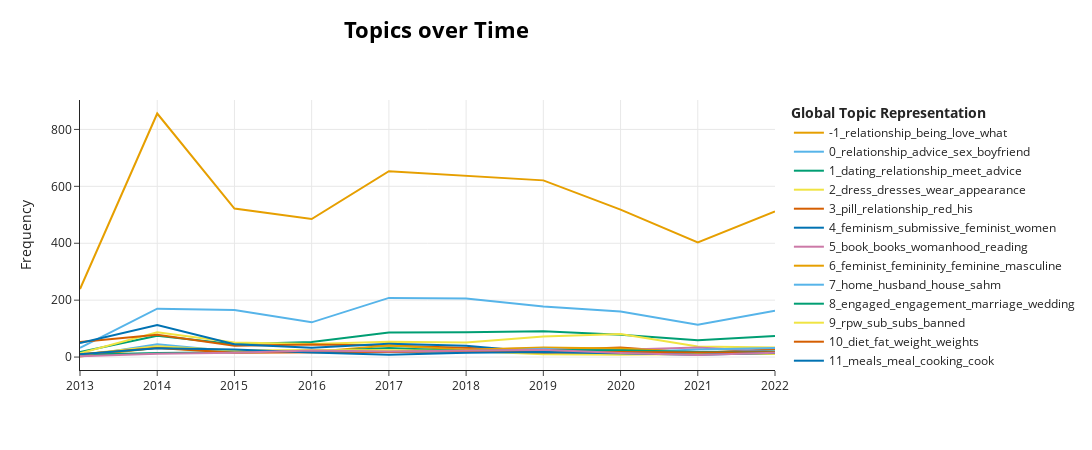

The cell this chart's notebook holds for it:
### Code cell
topic_model.visualize_topics_over_time(topics_over_time_yearly, topics=list(range(-1, 13)))

### Figure 1 — Plotly figure (JSON) as saved in the notebook; plotly's stock layout.template omitted (floating-point values rounded to 4 significant figures)
{"data": [{"hoverinfo": "text", "hovertext": ["<b>Topic -1</b><br>Words: relationship, being, sex, men, just", "<b>Topic -1</b><br>Words: relationship, being, husband, be, love", "<b>Topic -1</b><br>Words: relationship, being, get, love, am", "<b>Topic -1</b><br>Words: relationship, love, being, rpw, his", "<b>Topic -1</b><br>Words: relationship, love, get, being, am", "<b>Topic -1</b><br>Words: relationship, being, love, am, been", "<b>Topic -1</b><br>Words: relationship, love, being, am, his", "<b>Topic -1</b><br>Words: relationship, love, being, am, get", "<b>Topic -1</b><br>Words: relationship, being, be, am, love", "<b>Topic -1</b><br>Words: relationship, husband, love, being, am"], "marker": {"color": "#E69F00"}, "mode": "lines", "name": "-1_relationship_being_love_what", "type": "scatter", "x": [2013, 2014, 2015, 2016, 2017, 2018, 2019, 2020, 2021, 2022], "y": [239, 856, 522, 485, 653, 637, 621, 518, 403, 512]}, {"hoverinfo": "text", "hovertext": ["<b>Topic 0</b><br>Words: relationship, married, together, husband, sex", "<b>Topic 0</b><br>Words: husband, relationship, sex, advice, together", "<b>Topic 0</b><br>Words: relationship, advice, sex, love, together", "<b>Topic 0</b><br>Words: relationship, boyfriend, advice, love, being", "<b>Topic 0</b><br>Words: advice, relationship, husband, together, boyfriend", "<b>Topic 0</b><br>Words: relationship, husband, advice, love, sex", "<b>Topic 0</b><br>Words: relationship, sex, boyfriend, being, love", "<b>Topic 0</b><br>Words: relationship, advice, boyfriend, husband, being", "<b>Topic 0</b><br>Words: relationship, advice, being, him, his", "<b>Topic 0</b><br>Words: relationship, boyfriend, sex, being, husband"], "marker": {"color": "#56B4E9"}, "mode": "lines", "name": "0_relationship_advice_sex_boyfriend", "type": "scatter", "x": [2013, 2014, 2015, 2016, 2017, 2018, 2019, 2020, 2021, 2022], "y": [32, 170, 165, 122, 208, 206, 178, 160, 114, 163]}, {"hoverinfo": "text", "hovertext": ["<b>Topic 1</b><br>Words: mature, maturity, dating, meet, older", "<b>Topic 1</b><br>Words: college, advice, relationship, dating, go", "<b>Topic 1</b><br>Words: dating, advice, college, relationship, be", "<b>Topic 1</b><br>Words: dating, meet, relationship, advice, men", "<b>Topic 1</b><br>Words: dating, advice, meet, college, relationship", "<b>Topic 1</b><br>Words: advice, meet, dating, relationship, be", "<b>Topic 1</b><br>Words: dating, relationship, advice, meet, nun", "<b>Topic 1</b><br>Words: dating, relationship, am, being, go", "<b>Topic 1</b><br>Words: dating, relationship, meet, am, being", "<b>Topic 1</b><br>Words: dating, relationship, advice, meet, being"], "marker": {"color": "#009E73"}, "mode": "lines", "name": "1_dating_relationship_meet_advice", "type": "scatter", "x": [2013, 2014, 2015, 2016, 2017, 2018, 2019, 2020, 2021, 2022], "y": [18, 75, 45, 53, 86, 87, 91, 78, 59, 74]}, {"hoverinfo": "text", "hovertext": ["<b>Topic 2</b><br>Words: jeans, dress, dresses, slutty, hair", "<b>Topic 2</b><br>Words: dress, dresses, wear, appearance, dressing", "<b>Topic 2</b><br>Words: dress, dresses, makeup, appearance, wear", "<b>Topic 2</b><br>Words: dress, dresses, dressing, wear, fashion", "<b>Topic 2</b><br>Words: makeup, dress, dresses, wear, clothing", "<b>Topic 2</b><br>Words: dress, dresses, appearance, wear, makeup", "<b>Topic 2</b><br>Words: dress, dresses, wear, fashion, dressing", "<b>Topic 2</b><br>Words: dress, dresses, makeup, feminine, wear", "<b>Topic 2</b><br>Words: dress, dresses, dressing, makeup, wear", "<b>Topic 2</b><br>Words: dress, fashion, wardrobe, wear, dresses"], "marker": {"color": "#F0E442"}, "mode": "lines", "name": "2_dress_dresses_wear_appearance", "type": "scatter", "x": [2013, 2014, 2015, 2016, 2017, 2018, 2019, 2020, 2021, 2022], "y": [13, 87, 51, 46, 54, 51, 72, 81, 37, 34]}, {"hoverinfo": "text", "hovertext": ["<b>Topic 3</b><br>Words: pill, relationship, relationships, red, men", "<b>Topic 3</b><br>Words: pill, relationship, men, love, red", "<b>Topic 3</b><br>Words: pill, husband, relationship, red, as", "<b>Topic 3</b><br>Words: pill, relationship, women, red, men", "<b>Topic 3</b><br>Words: pill, relationship, control, men, red", "<b>Topic 3</b><br>Words: pill, relationship, control, mood, get", "<b>Topic 3</b><br>Words: pill, advice, redpill, feel, get", "<b>Topic 3</b><br>Words: pill, redpill, pilled, sex, marriage", "<b>Topic 3</b><br>Words: pill, relationships, women, medication, men", "<b>Topic 3</b><br>Words: relationship, pill, sex, love, men"], "marker": {"color": "#D55E00"}, "mode": "lines", "name": "3_pill_relationship_red_his", "type": "scatter", "x": [2013, 2014, 2015, 2016, 2017, 2018, 2019, 2020, 2021, 2022], "y": [53, 78, 40, 44, 41, 32, 24, 34, 14, 28]}, {"hoverinfo": "text", "hovertext": ["<b>Topic 4</b><br>Words: feminism, feminist, submissive, feminists, women", "<b>Topic 4</b><br>Words: feminism, feminist, feminists, women, marriage", "<b>Topic 4</b><br>Words: feminism, women, marriage, husband, men", "<b>Topic 4</b><br>Words: marrying, marriage, marry, married, husband", "<b>Topic 4</b><br>Words: feminist, feminism, marriage, husband, womens", "<b>Topic 4</b><br>Words: submissive, women, men, hypergamy, sexual", "<b>Topic 4</b><br>Words: monogamous, marriage, feminism, marry, relationship", "<b>Topic 4</b><br>Words: feminism, feminists, feminine, women, womens", "<b>Topic 4</b><br>Words: submissive, marriage, couples, marriages, dominant", "<b>Topic 4</b><br>Words: hypergamy, marriage, feminist, husband, relationship"], "marker": {"color": "#0072B2"}, "mode": "lines", "name": "4_feminism_submissive_feminist_women", "type": "scatter", "x": [2013, 2014, 2015, 2016, 2017, 2018, 2019, 2020, 2021, 2022], "y": [49, 113, 45, 33, 47, 40, 16, 17, 12, 12]}, {"hoverinfo": "text", "hovertext": ["<b>Topic 5</b><br>Words: patriarchy, wives, women, handmaid, husbands", "<b>Topic 5</b><br>Words: books, book, femininity, feminine, recommendations", "<b>Topic 5</b><br>Words: books, book, recommendations, songs, lady", "<b>Topic 5</b><br>Words: books, book, recommendations, reading, recommend", "<b>Topic 5</b><br>Words: book, books, womanhood, audiobooks, recommendations", "<b>Topic 5</b><br>Words: books, book, recommendations, reading, womanhood", "<b>Topic 5</b><br>Words: recommendations, femininity, books, book, feminine", "<b>Topic 5</b><br>Words: book, womanhood, books, femininity, reading", "<b>Topic 5</b><br>Words: womanhood, femininity, book, books, woman", "<b>Topic 5</b><br>Words: book, novel, books, karenina, anna"], "marker": {"color": "#CC79A7"}, "mode": "lines", "name": "5_book_books_womanhood_reading", "type": "scatter", "x": [2013, 2014, 2015, 2016, 2017, 2018, 2019, 2020, 2021, 2022], "y": [7, 38, 20, 19, 18, 26, 31, 26, 34, 19]}, {"hoverinfo": "text", "hovertext": ["<b>Topic 6</b><br>Words: feminism, feminists, women, guilt, dominant", "<b>Topic 6</b><br>Words: feminism, feminist, femininity, feminine, women", "<b>Topic 6</b><br>Words: feminine, talk, being, be, yourself", "<b>Topic 6</b><br>Words: feminine, feminist, femininity, am, being", "<b>Topic 6</b><br>Words: feminist, femininity, feminine, yourself, women", "<b>Topic 6</b><br>Words: being, feminine, be, talk, masculine", "<b>Topic 6</b><br>Words: femininity, feminine, being, be, yourself", "<b>Topic 6</b><br>Words: femininity, feminine, masculine, social, being", "<b>Topic 6</b><br>Words: feminine, masculine, femininity, talk, ladies", "<b>Topic 6</b><br>Words: feminist, feminine, femininity, women, woman"], "marker": {"color": "#E69F00"}, "mode": "lines", "name": "6_feminist_femininity_feminine_masculine", "type": "scatter", "x": [2013, 2014, 2015, 2016, 2017, 2018, 2019, 2020, 2021, 2022], "y": [2, 33, 19, 18, 41, 26, 34, 30, 17, 13]}, {"hoverinfo": "text", "hovertext": ["<b>Topic 7</b><br>Words: housekeeping, household, housewife, cleaning, house", "<b>Topic 7</b><br>Words: sahm, hobbies, cleaning, cooking, house", "<b>Topic 7</b><br>Words: chores, hobbies, cleaning, house, things", "<b>Topic 7</b><br>Words: hobbies, self, life, doing, home", "<b>Topic 7</b><br>Words: home, house, being, family, sahm", "<b>Topic 7</b><br>Words: chores, housework, cleaning, tidy, clean", "<b>Topic 7</b><br>Words: cleaning, house, home, husband, clean", "<b>Topic 7</b><br>Words: hobbies, dishes, home, house, homemaker", "<b>Topic 7</b><br>Words: housework, hobbies, sahm, home, husband", "<b>Topic 7</b><br>Words: housewife, cleaning, house, home, sahm"], "marker": {"color": "#56B4E9"}, "mode": "lines", "name": "7_home_husband_house_sahm", "type": "scatter", "x": [2013, 2014, 2015, 2016, 2017, 2018, 2019, 2020, 2021, 2022], "y": [3, 45, 20, 20, 19, 17, 29, 16, 27, 32]}, {"hoverinfo": "text", "hovertext": ["<b>Topic 8</b><br>Words: marry, marriage, dating, married, relationship", "<b>Topic 8</b><br>Words: engaged, wedding, engagement, marriage, bride", "<b>Topic 8</b><br>Words: engaged, engagement, marriage, relationship, married", "<b>Topic 8</b><br>Words: propose, engaged, marriage, wedding, relationship", "<b>Topic 8</b><br>Words: engaged, engagement, marriage, married, relationship", "<b>Topic 8</b><br>Words: engaged, wedding, marriage, engagement, married", "<b>Topic 8</b><br>Words: marriage, engagement, wedding, relationship, married", "<b>Topic 8</b><br>Words: marry, marriage, engaged, wedding, engagement", "<b>Topic 8</b><br>Words: engaged, engagement, proposing, wedding, marriage", "<b>Topic 8</b><br>Words: marry, engaged, marriage, engagement, wedding"], "marker": {"color": "#009E73"}, "mode": "lines", "name": "8_engaged_engagement_marriage_wedding", "type": "scatter", "x": [2013, 2014, 2015, 2016, 2017, 2018, 2019, 2020, 2021, 2022], "y": [8, 14, 17, 19, 32, 21, 25, 24, 18, 20]}, {"hoverinfo": "text", "hovertext": ["<b>Topic 9</b><br>Words: subscribers, subreddit, rpw, reddit, mod", "<b>Topic 9</b><br>Words: rpw, sub, posting, irc, being", "<b>Topic 9</b><br>Words: rpw, sidebar, new, irc, sub", "<b>Topic 9</b><br>Words: rpw, sub, moderators, discussion, mods", "<b>Topic 9</b><br>Words: moderators, reddit, mods, subreddits, posting", "<b>Topic 9</b><br>Words: rpw, sub, subs, members, rp", "<b>Topic 9</b><br>Words: rpw, forums, rp, reddit, been", "<b>Topic 9</b><br>Words: rpw, sub, subs, subreddits, questions", "<b>Topic 9</b><br>Words: rpw, ban, banned, her, activist", "<b>Topic 9</b><br>Words: rpw, censorship, sub, mods, subs"], "marker": {"color": "#F0E442"}, "mode": "lines", "name": "9_rpw_sub_subs_banned", "type": "scatter", "x": [2013, 2014, 2015, 2016, 2017, 2018, 2019, 2020, 2021, 2022], "y": [9, 38, 23, 25, 24, 21, 10, 8, 11, 11]}, {"hoverinfo": "text", "hovertext": ["<b>Topic 10</b><br>Words: bodyweight, fat, thin, curvy, diet", "<b>Topic 10</b><br>Words: diet, eating, fat, exercise, weight", "<b>Topic 10</b><br>Words: fitness, exercise, workout, gym, fat", "<b>Topic 10</b><br>Words: fat, fitness, eat, weight, exercise", "<b>Topic 10</b><br>Words: diet, fat, overweight, eating, exercise", "<b>Topic 10</b><br>Words: overweight, fat, skinny, thin, exercise", "<b>Topic 10</b><br>Words: diet, skinny, fat, weight, eating", "<b>Topic 10</b><br>Words: diet, eat, fat, eating, healthy", "<b>Topic 10</b><br>Words: diet, calorie, calories, fat, healthy", "<b>Topic 10</b><br>Words: obese, overweight, fat, diet, fitness"], "marker": {"color": "#D55E00"}, "mode": "lines", "name": "10_diet_fat_weight_weights", "type": "scatter", "x": [2013, 2014, 2015, 2016, 2017, 2018, 2019, 2020, 2021, 2022], "y": [10, 32, 15, 16, 18, 21, 16, 18, 16, 17]}, {"hoverinfo": "text", "hovertext": ["<b>Topic 11</b><br>Words: recipe, recipes, cooking, cook, meals", "<b>Topic 11</b><br>Words: recipes, meals, cooking, cook, meal", "<b>Topic 11</b><br>Words: meals, recipes, meal, recipe, cooking", "<b>Topic 11</b><br>Words: meal, meals, recipe, recipes, lunch", "<b>Topic 11</b><br>Words: recipes, cook, cooking, recipe, dinner", "<b>Topic 11</b><br>Words: recipe, recipes, cooking, cook, meals", "<b>Topic 11</b><br>Words: meals, cooking, recipes, meal, cook", "<b>Topic 11</b><br>Words: recipes, meals, cooking, recipe, meal", "<b>Topic 11</b><br>Words: cooking, cook, recipes, recipe, meal", "<b>Topic 11</b><br>Words: cooking, cook, recipes, recipe, meal"], "marker": {"color": "#0072B2"}, "mode": "lines", "name": "11_meals_meal_cooking_cook", "type": "scatter", "x": [2013, 2014, 2015, 2016, 2017, 2018, 2019, 2020, 2021, 2022], "y": [10, 31, 27, 16, 8, 15, 18, 12, 8, 14]}, {"hoverinfo": "text", "hovertext": ["<b>Topic 12</b><br>Words: pay, paying, dinner, money, moneyless", "<b>Topic 12</b><br>Words: dinner, gifts, gift, weekend, activities", "<b>Topic 12</b><br>Words: anniversary, dinner, gifts, valentines, suggestions", "<b>Topic 12</b><br>Words: gifts, gift, christmas, giving, valentines", "<b>Topic 12</b><br>Words: gifts, gift, christmas, valentines, things", "<b>Topic 12</b><br>Words: anniversary, gifts, gift, valentines, giving", "<b>Topic 12</b><br>Words: gift, gifts, valentines, dinner, birthday", "<b>Topic 12</b><br>Words: anniversary, valentines, gifts, gift, dinner", "<b>Topic 12</b><br>Words: gifts, christmas, gift, relationship, things", "<b>Topic 12</b><br>Words: gifts, gift, valentines, giving, card"], "marker": {"color": "#CC79A7"}, "mode": "lines", "name": "12_gifts_gift_christmas_giving", "type": "scatter", "x": [2013, 2014, 2015, 2016, 2017, 2018, 2019, 2020, 2021, 2022], "y": [3, 12, 15, 23, 20, 24, 26, 14, 7, 15]}], "layout": {"height": 450, "hoverlabel": {"bgcolor": "white", "font": {"family": "Rockwell", "size": 16}}, "legend": {"title": {"text": "<b>Global Topic Representation"}}, "title": {"font": {"color": "Black", "size": 22}, "text": "<b>Topics over Time</b>", "x": 0.4, "xanchor": "center", "y": 0.95, "yanchor": "top"}, "width": 1250, "xaxis": {"showgrid": true}, "yaxis": {"showgrid": true, "title": {"text": "Frequency"}}}}
